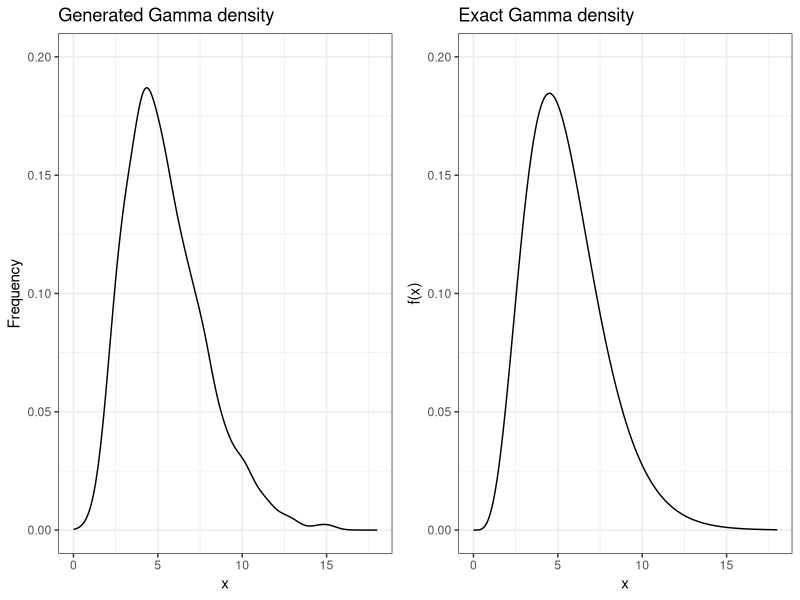

The R source for this figure:
## ---- chunk 1
knitr::opts_chunk$set(echo = TRUE)
## ---- chunk 2
library(ggplot2)
library(tidyverse)
library(gridExtra)
library(grid)
## ---- chunk 3
rgamma.ar <- function(n, shape, scale = 1) {
  s <- shape
  s.int <- floor(s)
  b <- s / s.int
  M <-
    gamma(s.int) / gamma(s) * b ** s.int * (s * exp(-1)) ** (s - s.int)
  f <- function(y)
    dgamma(y, shape = s)
  Mg <- function(y)
    M * dgamma(y, shape = s.int, rate = 1 / b)
  acpt <- 0
  total <- 0
  X <- numeric(n)
  while (acpt < n) {
    total <- total + 1
    Y <- sum(-b * log(runif(s.int)))
    if (runif(1) <= f(Y) / Mg(Y)) {
      acpt <- acpt + 1
      X[acpt] <- Y
    }
  }
  return(list(
    X = scale * X,
    theoretical_rate = 1 / M,
    observed_rate = acpt / total
  ))
}
## ---- chunk 4
#set shape = 5.5, rate = 1
set.seed(2016)
o <- rgamma.ar(1000, shape = 5.5)
#get acceptance probability
o[-1]
## ---- chunk 5
# create list to hold our two plots
plts <- list()

# construct histogram of generated values
plts[[1]] <- tibble(sim = o$X) %>%
  ggplot() + geom_density(aes(x = sim)) + labs(x = "x", y = "Frequency", title =
                                                 "Generated Gamma density") +
  xlim(0, 18) + ylim( c(0, 0.2)) + theme_bw()

# get the exact values of the PDF
gam <- dgamma(seq(0, 18, 0.1), 5.5, rate = 1)
# construct line chart of exact pdf
plts[[2]] <- tibble(x = seq(0, 18, 0.1), pdf = gam) %>%
  ggplot() + geom_line(aes(x = x, y = pdf)) + labs(x = "x", y = "f(x)", title =
                                                     "Exact Gamma density") + 
  xlim(0, 18) + ylim(c(0, 0.2)) + theme_bw()

#arrange two plots
grid.arrange(grobs = plts, nrow = 1)
